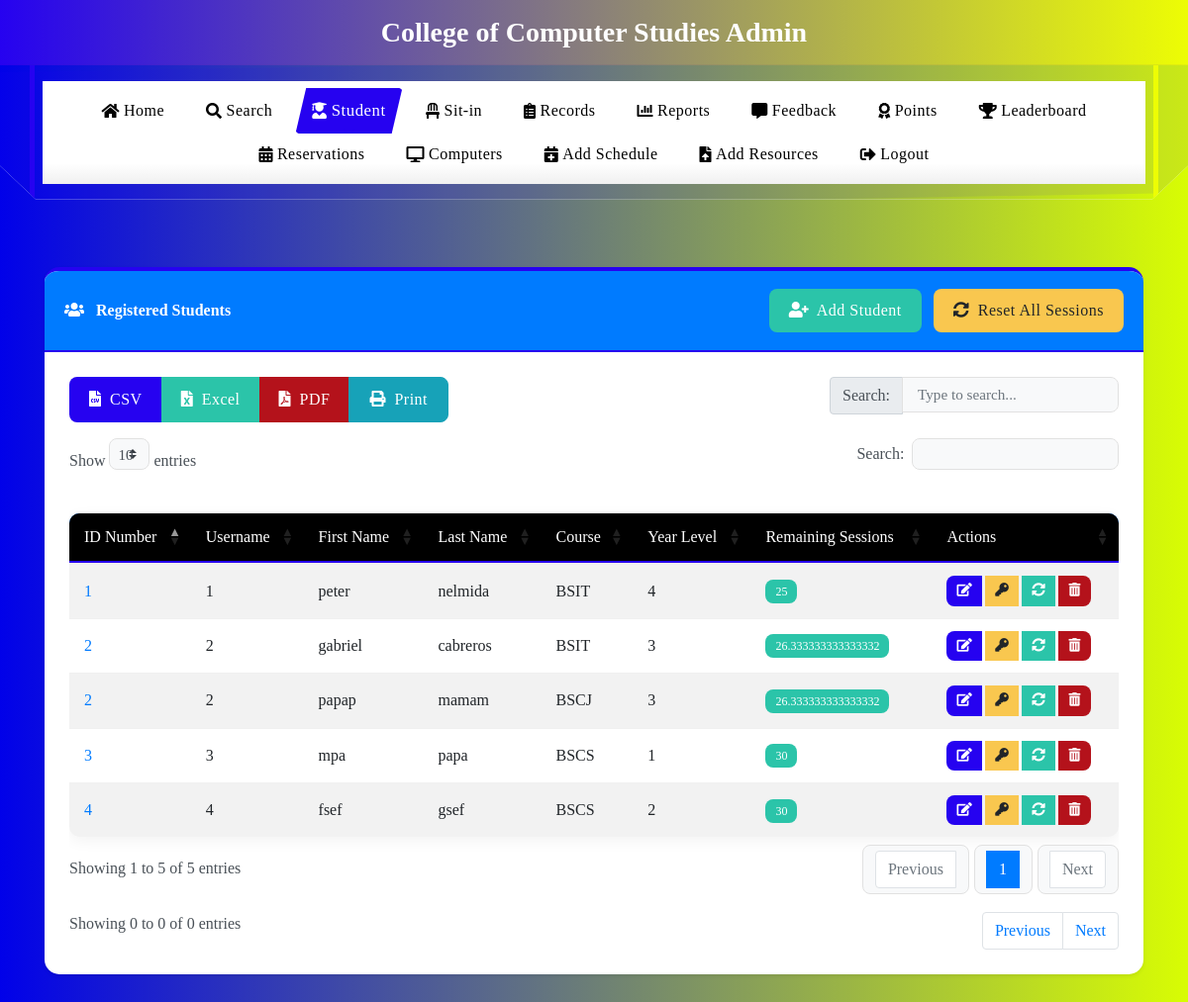
The page /view_students (signed in) on the database as committed earlier.
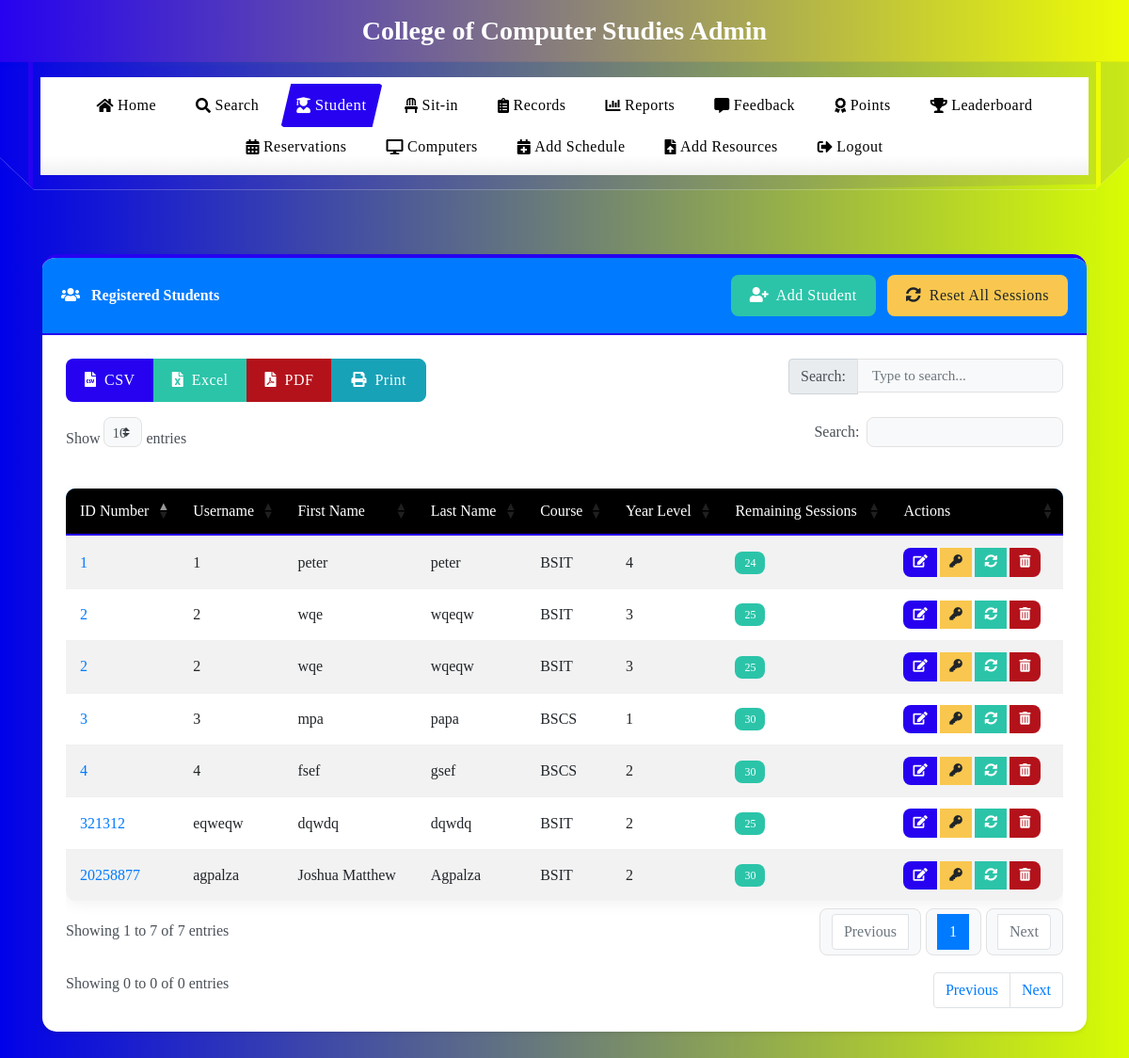
The same page on the database as committed later.
### tables this page shows
CREATE TABLE users
(id INTEGER PRIMARY KEY AUTOINCREMENT,
idno varchar(50),
lastname varchar(80),
firstname varchar(80),
middlename varchar(80),
course varchar(50),
year_level varchar(50),
email varchar(60),
username varchar(80),
password varchar(90), remaining_sessions INTEGER DEFAULT 30, is_admin INTEGER DEFAULT 0, profile_image TEXT, role TEXT DEFAULT 'user', points INTEGER DEFAULT 0);

### app.py (the view)
@app.route('/view_students')
def view_students():
    if 'admin' not in session:
        return redirect(url_for('login'))
    try:
        conn = get_db_connection()
        cursor = conn.cursor()
        cursor.execute('SELECT COUNT(*) as count FROM sitins WHERE logout_time IS NULL')
        active_count = cursor.fetchone()['count']
        try:
            cursor.execute('''
                SELECT idno, username, firstname, lastname, course, year_level, remaining_sessions
                FROM users
                WHERE is_admin = 0
                ORDER BY lastname
            ''')
        except sqlite3.OperationalError:
            cursor.execute('''
                SELECT idno, username, firstname, lastname, course, year_level, remaining_sessions
                FROM users
                WHERE username != 'admin'
                ORDER BY lastname
            ''')
        students_raw = cursor.fetchall()
        students = []
        for student in students_raw:
            students.append(dict(student))
        conn.close()
        if request.headers.get('X-Requested-With') == 'XMLHttpRequest':
            return jsonify(students)
        if not students:
            flash('No students found in the database. Add some students to get started!', 'warning')
        return render_template('view_students.html', students=students, active_count=active_count)
    except Exception as e:
        print(f"Error fetching students: {str(e)}")
        flash(f'Error fetching students: {str(e)}', 'danger')
        if request.headers.get('X-Requested-With') == 'XMLHttpRequest':
            return jsonify([])
        return render_template('view_students.html', students=[], error=str(e), active_count=0)

### app.py (called while the page is built, shortened)
def get_db_connection():
    conn = sqlite3.connect('students.db', timeout=30)
    conn.execute("PRAGMA journal_mode=WAL")  # Use Write-Ahead Logging
    conn.row_factory = sqlite3.Row
    try:
        cursor = conn.cursor()
        cursor.execute("PRAGMA table_info(users)")
        columns = [column[1] for column in cursor.fetchall()]
        cursor.execute("PRAGMA table_info(sitins)")
        sitins_columns = [column[1] for column in cursor.fetchall()]
    except Exception as e:
        print(f"Error in get_db_connection: {str(e)}")
    return conn

### templates/view_students.html (shortened to what this page needs)
<!DOCTYPE html>
<html lang="en">
<head>
    <link rel="stylesheet" href="https://stackpath.bootstrapcdn.com/bootstrap/4.5.2/css/bootstrap.min.css">
    <link rel="stylesheet" href="https://cdnjs.cloudflare.com/ajax/libs/font-awesome/5.15.3/css/all.min.css">
    <link rel="stylesheet" href="https://cdn.datatables.net/1.11.3/css/dataTables.bootstrap4.min.css">
    <link rel="stylesheet" href="https://cdn.datatables.net/buttons/2.0.1/css/buttons.bootstrap4.min.css">
    <link rel="stylesheet" href="{{ url_for('static', filename='css/navbar.css') }}">
</head>
<body>
    <div class="header-banner">
        <div class="container text-center">
            <h3 class="font-weight-bold mb-0">College of Computer Studies Admin</h3>
        </div>
    </div>
    {% include 'admin_navbar.html' %}
    <div class="container py-5">
        {% if not single_student %}
        <div class="card shadow-sm">
            <div class="card-header bg-primary text-white d-flex align-items-center justify-content-between">
                <div>
                    <i class="fas fa-users mr-2"></i> Registered Students
                </div>
                <div>
                    <button class="btn btn-success mr-2" data-toggle="modal" data-target="#addStudentModal">
                        <i class="fas fa-user-plus mr-1"></i> Add Student
                    </button>
                    <button class="btn btn-warning" id="reset-all-sessions-btn">
                        <i class="fas fa-sync-alt mr-1"></i> Reset All Sessions
                    </button>
                </div>
            </div>
            <div class="card-body">
                <div class="mb-3">
                    <div class="btn-group" role="group">
                        <button type="button" class="btn btn-primary" id="csv-export">
                            <i class="fas fa-file-csv mr-1"></i> CSV
                        </button>
                        <button type="button" class="btn btn-success" id="excel-export">
                            <i class="fas fa-file-excel mr-1"></i> Excel
                        </button>
                        <button type="button" class="btn btn-danger" id="pdf-export">
                            <i class="fas fa-file-pdf mr-1"></i> PDF
                        </button>
                        <button type="button" class="btn btn-info" id="print-table">
                            <i class="fas fa-print mr-1"></i> Print
                        </button>
                    </div>
                    <div class="float-right">
                        <div class="input-group">
                            <div class="input-group-prepend">
                                <span class="input-group-text">Search:</span>
                            </div>
                            <input type="text" id="table-search" class="form-control" placeholder="Type to search...">
                        </div>
                    </div>
                </div>
                <div class="table-responsive">
                    <table id="studentsTable" class="table table-striped table-hover">
                        <thead class="bg-primary text-white">
                            <tr>
                                <th>ID Number</th>
                                <th>Username</th>
                                <th>First Name</th>
                                <th>Last Name</th>
                                <th>Course</th>
                                <th>Year Level</th>
                                <th>Remaining Sessions</th>
                                <th>Actions</th>
                            </tr>
                        </thead>
                        <tbody>
                            {% for student in students %}
                            <tr>
                                <td><a href="{{ url_for('view_student', id=student.idno) }}" class="text-primary">{{ student.idno }}</a></td>
                                <td>{{ student.username }}</td>
                                <td>{{ student.firstname }}</td>
                                <td>{{ student.lastname }}</td>
                                <td>{{ student.course }}</td>
                                <td>{{ student.year_level }}</td>
                                <td>
                                    <span class="badge {% if student.remaining_sessions <= 0 %}badge-danger{% elif student.remaining_sessions <= 5 %}badge-warning{% else %}badge-success{% endif %}">
                                        {{ student.remaining_sessions }}
                                    </span>
                                </td>
                                <td>
                                    <div class="btn-group">
                                        <button class="btn btn-primary btn-sm edit-btn mr-1" data-id="{{ student.idno }}" data-toggle="modal" data-target="#editStudentModal">
                                            <i class="fas fa-edit"></i>
                                        </button>
                                        <button class="btn btn-warning btn-sm change-pass-btn mr-1" data-id="{{ student.idno }}" data-toggle="modal" data-target="#changePasswordModal">
                                            <i class="fas fa-key"></i>
                                        </button>
                                        <button class="btn btn-success btn-sm reset-session-btn mr-1" data-id="{{ student.idno }}">
                                            <i class="fas fa-sync-alt"></i>
                                        </button>
                                        <button class="btn btn-danger btn-sm delete-btn" data-id="{{ student.idno }}">
                                            <i class="fas fa-trash-alt"></i>
                                        </button>
                                    </div>
                                </td>
                            </tr>
                            {% endfor %}
                        </tbody>
                    </table>
                </div>
                <div class="mt-3 d-flex justify-content-between">
                    <div>Showing <span id="showing-entries">0 to 0 of 0</span> entries</div>
                    <div>
                        <nav aria-label="Table navigation">
                            <ul class="pagination justify-content-end mb-0">
                                <li class="page-item">
                                    <button class="page-link" id="prev-page">Previous</button>
                                </li>
                                <li class="page-item">
                                    <button class="page-link" id="next-page">Next</button>
                                </li>
                            </ul>
                        </nav>
                    </div>
                </div>
            </div>
        </div>
        {% endif %}
    </div>
</body>
</html>

### templates/admin_navbar.html (shortened to what this page needs)
<nav class="navbar navbar-expand-lg navbar-light sticky-top">
    <div class="container">
        <div class="collapse navbar-collapse" id="navbarNav">
            <ul class="navbar-nav ml-auto">
                <li class="nav-item {% if request.path == url_for('admin_dashboard') %}active{% endif %}">
                    <a class="nav-link" href="{{ url_for('admin_dashboard') }}">
                        <i class="fas fa-home mr-1"></i> Home
                    </a>
                </li>
                <li class="nav-item">
                    <a class="nav-link" href="#" data-toggle="modal" data-target="#searchModal">
                        <i class="fas fa-search mr-1"></i> Search
                    </a>
                </li>
                <li class="nav-item {% if request.path == url_for('view_students') %}active{% endif %}">
                    <a class="nav-link" href="{{ url_for('view_students') }}">
                        <i class="fas fa-user-graduate mr-1"></i> Student
                    </a>
                </li>
                <li class="nav-item {% if request.path == url_for('sitin_page') %}active{% endif %}">
                    <a class="nav-link" href="{{ url_for('sitin_page') }}">
                        <i class="fas fa-chair mr-1"></i> Sit-in
                    </a>
                </li>
                <li class="nav-item {% if request.path == url_for('current_sitins') %}active{% endif %}">
                    <a class="nav-link" href="{{ url_for('current_sitins') }}">
                        <i class="fas fa-clipboard-list mr-1"></i> Records
                    </a>
                </li>
                <li class="nav-item {% if request.path == url_for('sitin_report') %}active{% endif %}">
                    <a class="nav-link" href="{{ url_for('sitin_report') }}">
                        <i class="fas fa-chart-bar mr-1"></i> Reports
                    </a>
                </li>
                <li class="nav-item {% if request.path == url_for('feedback_report') %}active{% endif %}">
                    <a class="nav-link" href="{{ url_for('feedback_report') }}">
                        <i class="fas fa-comment-alt mr-1"></i> Feedback
                    </a>
                </li>
                <li class="nav-item {% if request.path == url_for('lab_usage_points') %}active{% endif %}">
                    <a class="nav-link" href="{{ url_for('lab_usage_points') }}">
                        <i class="fas fa-award mr-1"></i> Points
                    </a>
                </li>
                <li class="nav-item {% if request.path == url_for('leaderboard') %}active{% endif %}">
                    <a class="nav-link" href="{{ url_for('leaderboard') }}">
                        <i class="fas fa-trophy mr-1"></i> Leaderboard
                    </a>
                </li>
                <li class="nav-item {% if request.path == url_for('admin_reservation') %}active{% endif %}">
                    <a class="nav-link" href="{{ url_for('admin_reservation') }}">
                        <i class="fas fa-calendar-alt mr-1"></i> Reservations
                    </a>
                </li>
                <li class="nav-item {% if request.path == url_for('computer_control') %}active{% endif %}">
                    <a class="nav-link" href="{{ url_for('computer_control') }}">
                        <i class="fas fa-desktop mr-1"></i> Computers
                    </a>
                </li>
                <li class="nav-item">
                    <a class="nav-link" href="#" data-toggle="modal" data-target="#uploadLabScheduleModal">
                        <i class="fas fa-calendar-plus mr-1"></i> Add Schedule
                    </a>
                </li>
                <li class="nav-item">
                    <a class="nav-link" href="#" data-toggle="modal" data-target="#uploadResourceMaterialsModal">
                        <i class="fas fa-file-upload mr-1"></i> Add Resources
                    </a>
                </li>
                <li class="nav-item">
                    <a class="nav-link text-danger" href="{{ url_for('logout') }}">
                        <i class="fas fa-sign-out-alt mr-1"></i> Logout
                    </a>
                </li>
            </ul>
        </div>
    </div>
</nav>

### static/css/navbar.css (style rules this page uses)
.navbar { background-color: #fff !important; box-shadow: none; padding: 0; position: relative; z-index: 100; margin-bottom: 20px; clip-path: polygon(0 0, 100% 0, 100% 75%, 97% 100%, 3% 100%, 0 75%); }
.navbar::after { content: ''; position: absolute; top: 0; left: 0; right: 0; bottom: 0; background-color: var(--primary-color); z-index: -1; transform: skewY(-1deg) scale(1.03, 1.05); opacity: 0.08; }
.navbar .container { position: relative; padding: 0.5rem; border-left: 5px solid var(--primary-color); border-right: 5px solid var(--secondary-color); }
.navbar .nav-link { color: var(--dark-color) !important; font-weight: 600; padding: 0.5rem 1rem !important; margin: 0 5px; clip-path: polygon(10% 0, 100% 0%, 90% 100%, 0% 100%); transition: all 0.3s ease; background-color: transparent; position: relative; text-align: center; display: flex; align-items: center; justify-content: center; letter-spacing: 0.5px; z-index: 1; }
.navbar .nav-link::before { content: ''; position: absolute; height: 100%; width: 0; top: 0; left: 0; background: var(--primary-color); opacity: 0.1; z-index: -1; transition: width 0.3s ease; }
.navbar .nav-item.active .nav-link { color: white !important; box-shadow: none; background: var(--primary-color); position: relative; transform: scale(1.05); }
.navbar .nav-item.active .nav-link::after { content: ''; position: absolute; bottom: -5px; left: 50%; transform: translateX(-50%); width: 10px; height: 10px; background: var(--primary-color); clip-path: polygon(50% 100%, 0 0, 100% 0); }
.navbar .navbar-nav { display: flex; flex-wrap: wrap; justify-content: center; background: linear-gradient(180deg, rgba(255,255,255,1) 80%, rgba(240,240,240,1) 100%); border-radius: 0; padding: 0.5rem; margin: 0.5rem 0; position: relative; }
.navbar-collapse { max-height: 80vh; overflow-y: auto; scrollbar-width: thin; background: transparent; }
.navbar .text-danger { color: var(--primary-color) !important; position: relative; }

Rows that differ between the two databases and show on the page:
added users: idno "20258877", username "agpalza", firstname "Joshua Matthew", lastname "Agpalza", course "BSIT", year_level "2", remaining_sessions "30"
added users: idno "321312", username "eqweqw", firstname "dqwdq", lastname "dqwdq", course "BSIT", year_level "2", remaining_sessions "25"
shown differently, row unchanged: users "fsef": moves up the list
changed users "mpa": moves up the list
changed users "peter": lastname "nelmida" → "peter"; remaining_sessions "25" → "24"; moves up the list
changed users (number 6 of 7 on the later page): firstname "papap" → "wqe"; lastname "mamam" → "wqeqw"; course "BSCJ" → "BSIT"; remaining_sessions "26.333333333333332" → "25"; moves down the list
changed users (number 7 of 7 on the later page): firstname "gabriel" → "wqe"; lastname "cabreros" → "wqeqw"; remaining_sessions "26.333333333333332" → "25"
Other text that changed with them:
text written by a page script: "Show entries Search: Showing 1 to 5 of 5 entries Previous 1 Next" → "Show entries Search: Showing 1 to 7 of 7 entries Previous 1 Next"
